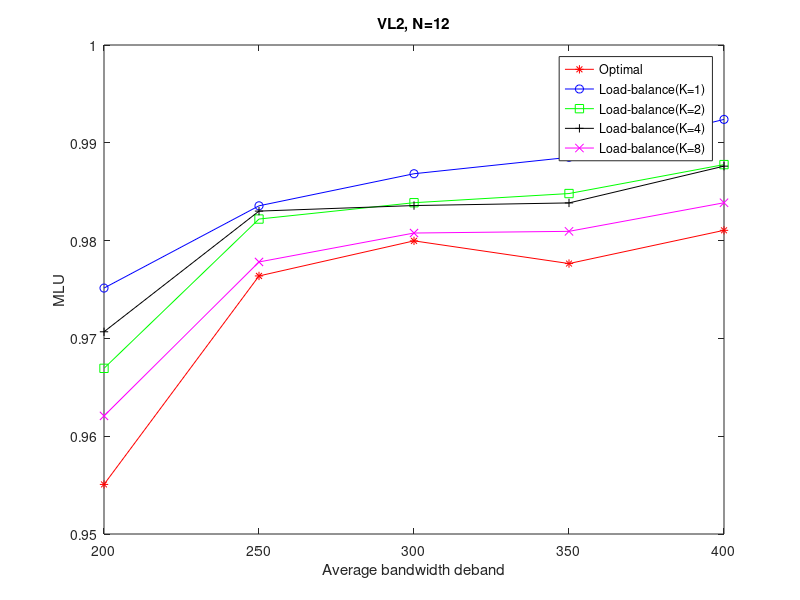
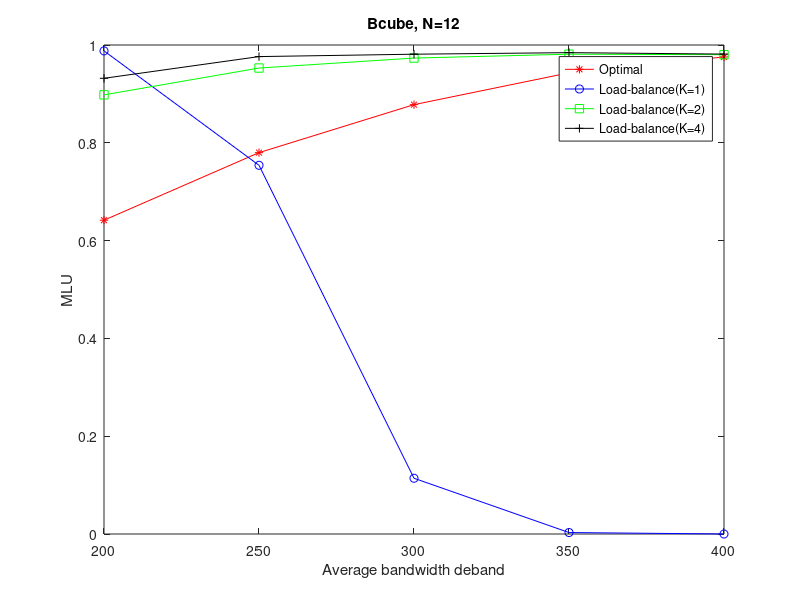
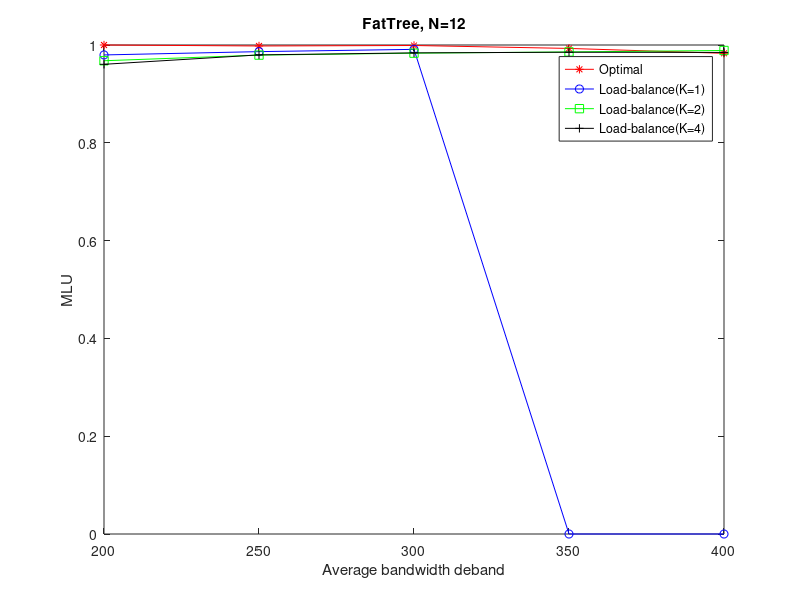

Source code (MATLAB) for these figures, in order:
clear all;
close all;


%VL2
N=12;
B=[200,250,300,350,400];
mlu_opt=[0.955069 0.976387 0.979974 0.977653 0.981051];   %mlu_rate 
mlu_1=[0.975146 0.983558 0.986838 0.988516 0.992392 ];   %mlu_rate 
mlu_2=[0.966939 0.982205 0.983874 0.984812 0.987772 ];   %mlu_rate 
mlu_4=[0.970678 0.983016 0.983584 0.983853 0.987613 ];   %mlu_rate 
mlu_8=[0.962075 0.977817 0.980775 0.980947 0.983869 ];   %mlu_rate
 %1 0.98 0.87 0.56 0.12 

figure;
h1=plot(B,mlu_opt,B,mlu_1,B,mlu_2,B,mlu_4,B,mlu_8);
title('VL2, N=12');

xlabel('Average bandwidth deband');
ylabel('MLU');
legend(h1,'Optimal','Load-balance(K=1)','Load-balance(K=2)','Load-balance(K=4)','Load-balance(K=8)');
set(gca,'XLim',[200,400]);
set(h1,{'Color'},{'r';'b';'g';'k';'m'});
set(h1,{'Marker'},{'*';'O';'s';'+';'x'});
%set(h1,'LineWidth',1.5,{'LineStyle'},{'-';'-';'-';}) 

%Bcube
N=12;
B=[200,250,300,350,400];
mlu_opt=[ 0.64171 0.779884 0.878025 0.943125 0.975616 ];   %mlu_rate 
mlu_1=[0.988 0.754 0.114 0.003 0 ];   %mlu_rate 
mlu_2=[0.898059 0.952899 0.973275 0.98121 0.980187 ];   %mlu_rate 
mlu_4=[ 0.931909 0.976312 0.981183 0.984365 0.981416 ];   %mlu_rate 
 %1 0.98 0.87 0.56 0.12 

figure;
h1=plot(B,mlu_opt,B,mlu_1,B,mlu_2,B,mlu_4);
title('Bcube, N=12');

xlabel('Average bandwidth deband');
ylabel('MLU');
legend(h1,'Optimal','Load-balance(K=1)','Load-balance(K=2)','Load-balance(K=4)');
set(gca,'XLim',[200,400]);
set(h1,{'Color'},{'r';'b';'g';'k'});
set(h1,{'Marker'},{'*';'O';'s';'+'});
%set(h1,'LineWidth',1.5,{'LineStyle'},{'-';'-';'-';}) 


%FatTree
N=12;
B=[200,250,300,350,400];
mlu_opt=[1 0.998 0.999 0.993 0.983 ];   %mlu_rate 
mlu_1=[0.979685 0.986444 0.991088 0 0 ];   %mlu_rate 
mlu_2=[ 0.967794 0.979343 0.9833 0.985825 0.988804 ];   %mlu_rate 
mlu_4=[ 0.960526 0.979796 0.983901 0.985245 0.984827  ];   %mlu_rate 
 %1 0.98 0.87 0.56 0.12 

figure;
h1=plot(B,mlu_opt,B,mlu_1,B,mlu_2,B,mlu_4);
title('FatTree, N=12');

xlabel('Average bandwidth deband');
ylabel('MLU');
legend(h1,'Optimal','Load-balance(K=1)','Load-balance(K=2)','Load-balance(K=4)');
set(gca,'XLim',[200,400]);
set(h1,{'Color'},{'r';'b';'g';'k'});
set(h1,{'Marker'},{'*';'O';'s';'+'});
%set(h1,'LineWidth',1.5,{'LineStyle'},{'-';'-';'-';}) 
